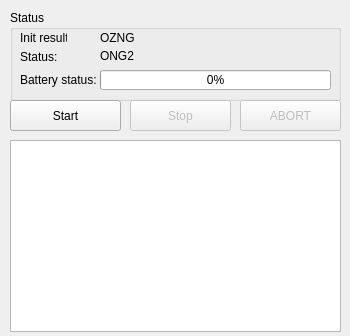
<?xml version="1.0" encoding="UTF-8"?>
<ui version="4.0">
 <class>RosbeeWindow</class>
 <widget class="QMainWindow" name="RosbeeWindow">
  <property name="geometry">
   <rect>
    <x>0</x>
    <y>0</y>
    <width>350</width>
    <height>336</height>
   </rect>
  </property>
  <property name="windowTitle">
   <string>Rosbee</string>
  </property>
  <widget class="QWidget" name="root">
   <widget class="QGroupBox" name="statusGroupBox">
    <property name="geometry">
     <rect>
      <x>10</x>
      <y>10</y>
      <width>331</width>
      <height>91</height>
     </rect>
    </property>
    <property name="title">
     <string>Status</string>
    </property>
    <widget class="QProgressBar" name="batteryBar">
     <property name="enabled">
      <bool>true</bool>
     </property>
     <property name="geometry">
      <rect>
       <x>90</x>
       <y>60</y>
       <width>231</width>
       <height>20</height>
      </rect>
     </property>
     <property name="layoutDirection">
      <enum>Qt::RightToLeft</enum>
     </property>
     <property name="maximum">
      <number>100</number>
     </property>
     <property name="value">
      <number>0</number>
     </property>
     <property name="alignment">
      <set>Qt::AlignCenter</set>
     </property>
     <property name="textVisible">
      <bool>true</bool>
     </property>
     <property name="invertedAppearance">
      <bool>true</bool>
     </property>
    </widget>
    <widget class="QLabel" name="batteryLabel">
     <property name="enabled">
      <bool>true</bool>
     </property>
     <property name="geometry">
      <rect>
       <x>10</x>
       <y>60</y>
       <width>81</width>
       <height>20</height>
      </rect>
     </property>
     <property name="text">
      <string>Battery status:</string>
     </property>
    </widget>
    <widget class="QLabel" name="initLabel">
     <property name="geometry">
      <rect>
       <x>10</x>
       <y>20</y>
       <width>47</width>
       <height>16</height>
      </rect>
     </property>
     <property name="text">
      <string>Init results:</string>
     </property>
    </widget>
    <widget class="QLabel" name="initResultLabel">
     <property name="geometry">
      <rect>
       <x>90</x>
       <y>20</y>
       <width>231</width>
       <height>16</height>
      </rect>
     </property>
     <property name="text">
      <string>OZNG</string>
     </property>
    </widget>
    <widget class="QLabel" name="statusLabel">
     <property name="geometry">
      <rect>
       <x>10</x>
       <y>40</y>
       <width>47</width>
       <height>13</height>
      </rect>
     </property>
     <property name="text">
      <string>Status:</string>
     </property>
    </widget>
    <widget class="QLabel" name="statusValueLabel">
     <property name="geometry">
      <rect>
       <x>90</x>
       <y>36</y>
       <width>231</width>
       <height>20</height>
      </rect>
     </property>
     <property name="text">
      <string>ONG2</string>
     </property>
    </widget>
   </widget>
   <widget class="QPushButton" name="abortButton">
    <property name="enabled">
     <bool>false</bool>
    </property>
    <property name="geometry">
     <rect>
      <x>240</x>
      <y>100</y>
      <width>101</width>
      <height>31</height>
     </rect>
    </property>
    <property name="autoFillBackground">
     <bool>false</bool>
    </property>
    <property name="text">
     <string>ABORT</string>
    </property>
   </widget>
   <widget class="QPushButton" name="stopButton">
    <property name="enabled">
     <bool>false</bool>
    </property>
    <property name="geometry">
     <rect>
      <x>130</x>
      <y>100</y>
      <width>101</width>
      <height>31</height>
     </rect>
    </property>
    <property name="autoFillBackground">
     <bool>false</bool>
    </property>
    <property name="text">
     <string>Stop</string>
    </property>
   </widget>
   <widget class="QPushButton" name="startButton">
    <property name="geometry">
     <rect>
      <x>10</x>
      <y>100</y>
      <width>111</width>
      <height>31</height>
     </rect>
    </property>
    <property name="text">
     <string>Start</string>
    </property>
   </widget>
   <widget class="QListView" name="rosbeeList">
    <property name="geometry">
     <rect>
      <x>10</x>
      <y>140</y>
      <width>331</width>
      <height>192</height>
     </rect>
    </property>
   </widget>
  </widget>
 </widget>
 <resources/>
 <connections/>
</ui>
